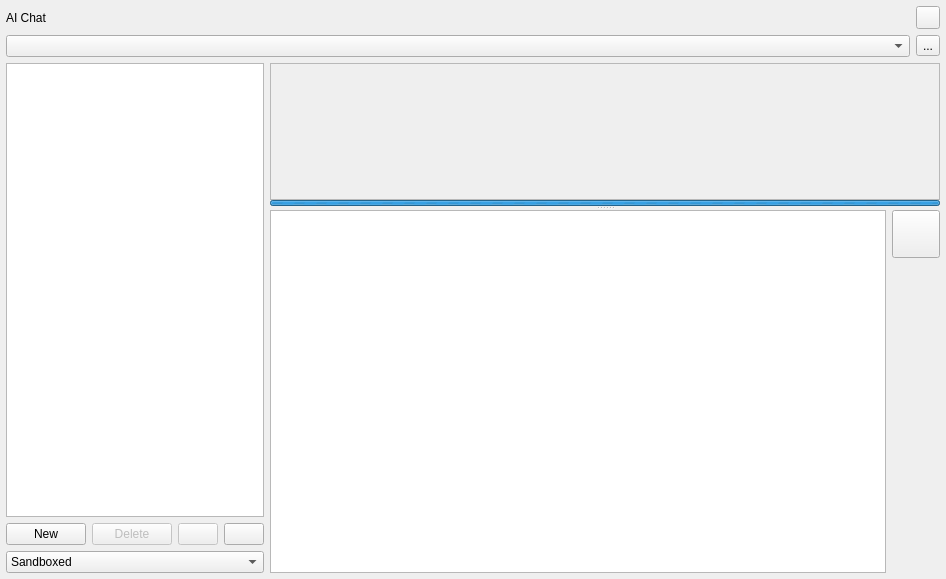
<?xml version="1.0" encoding="UTF-8"?>
<ui version="4.0">
 <class>Dialog_ai_chat</class>
 <widget class="QDialog" name="Dialog_ai_chat">
  <property name="geometry">
   <rect>
    <x>0</x>
    <y>0</y>
    <width>946</width>
    <height>579</height>
   </rect>
  </property>
  <property name="sizePolicy">
   <sizepolicy hsizetype="Preferred" vsizetype="Expanding">
    <horstretch>0</horstretch>
    <verstretch>0</verstretch>
   </sizepolicy>
  </property>
  <property name="windowTitle">
   <string>AI Chat</string>
  </property>
  <layout class="QGridLayout" name="gridLayout">
   <property name="leftMargin">
    <number>6</number>
   </property>
   <property name="topMargin">
    <number>6</number>
   </property>
   <property name="rightMargin">
    <number>6</number>
   </property>
   <property name="bottomMargin">
    <number>6</number>
   </property>
   <property name="horizontalSpacing">
    <number>6</number>
   </property>
   <item row="3" column="0">
    <widget class="QWidget" name="widget_left" native="true">
     <property name="sizePolicy">
      <sizepolicy hsizetype="Fixed" vsizetype="Preferred">
       <horstretch>0</horstretch>
       <verstretch>0</verstretch>
      </sizepolicy>
     </property>
     <layout class="QVBoxLayout" name="verticalLayout_2">
      <property name="spacing">
       <number>0</number>
      </property>
      <property name="leftMargin">
       <number>0</number>
      </property>
      <property name="topMargin">
       <number>0</number>
      </property>
      <property name="rightMargin">
       <number>0</number>
      </property>
      <property name="bottomMargin">
       <number>0</number>
      </property>
      <item>
       <widget class="QTreeView" name="treeView_chat_list">
        <property name="rootIsDecorated">
         <bool>false</bool>
        </property>
        <attribute name="headerVisible">
         <bool>false</bool>
        </attribute>
       </widget>
      </item>
      <item>
       <widget class="QWidget" name="widget_left_buttons" native="true">
        <layout class="QGridLayout" name="gridLayout_2">
         <property name="leftMargin">
          <number>0</number>
         </property>
         <property name="topMargin">
          <number>6</number>
         </property>
         <property name="rightMargin">
          <number>0</number>
         </property>
         <property name="bottomMargin">
          <number>0</number>
         </property>
         <item row="0" column="1">
          <widget class="QPushButton" name="pushButton_delete">
           <property name="enabled">
            <bool>false</bool>
           </property>
           <property name="toolTip">
            <string>Delete the selected chat</string>
           </property>
           <property name="text">
            <string>Delete</string>
           </property>
          </widget>
         </item>
         <item row="0" column="2">
          <widget class="QPushButton" name="pushButton_undo">
           <property name="enabled">
            <bool>false</bool>
           </property>
           <property name="sizePolicy">
            <sizepolicy hsizetype="Fixed" vsizetype="Fixed">
             <horstretch>0</horstretch>
             <verstretch>0</verstretch>
            </sizepolicy>
           </property>
           <property name="toolTip">
            <string>Selectively undo AI induced changes</string>
           </property>
           <property name="text">
            <string/>
           </property>
          </widget>
         </item>
         <item row="0" column="3">
          <widget class="QPushButton" name="pushButton_help">
           <property name="sizePolicy">
            <sizepolicy hsizetype="Fixed" vsizetype="Fixed">
             <horstretch>0</horstretch>
             <verstretch>0</verstretch>
            </sizepolicy>
           </property>
           <property name="toolTip">
            <string>Help</string>
           </property>
           <property name="text">
            <string/>
           </property>
           <property name="iconSize">
            <size>
             <width>16</width>
             <height>16</height>
            </size>
           </property>
          </widget>
         </item>
         <item row="0" column="0">
          <widget class="QPushButton" name="pushButton_new_analysis">
           <property name="toolTip">
            <string>Create a new chat</string>
           </property>
           <property name="text">
            <string>New</string>
           </property>
          </widget>
         </item>
         <item row="1" column="0" colspan="4">
          <widget class="QComboBox" name="comboBox_ai_permissions">
           <property name="toolTip">
            <string>Define what the AI agent is allowed to do in your project:
- Read-only: The AI agent cannot make any changes.
- Sandboxed (default): The AI agent cannot make changes to your codes and memos, but it can create its own.
- Full access: The AI agent can change everything, but will usually ask for confirmation first.</string>
           </property>
           <property name="styleSheet">
            <string notr="true">background-color: palette(window);</string>
           </property>
           <property name="currentIndex">
            <number>1</number>
           </property>
           <item>
            <property name="text">
             <string>Read-only</string>
            </property>
           </item>
           <item>
            <property name="text">
             <string>Sandboxed</string>
            </property>
           </item>
           <item>
            <property name="text">
             <string>Full access</string>
            </property>
           </item>
          </widget>
         </item>
        </layout>
       </widget>
      </item>
     </layout>
    </widget>
   </item>
   <item row="0" column="0" colspan="2">
    <widget class="QWidget" name="widget_top" native="true">
     <property name="enabled">
      <bool>true</bool>
     </property>
     <property name="minimumSize">
      <size>
       <width>0</width>
       <height>0</height>
      </size>
     </property>
     <layout class="QGridLayout" name="gridLayout_3">
      <property name="leftMargin">
       <number>0</number>
      </property>
      <property name="topMargin">
       <number>0</number>
      </property>
      <property name="rightMargin">
       <number>0</number>
      </property>
      <property name="bottomMargin">
       <number>0</number>
      </property>
      <item row="0" column="2">
       <widget class="QToolButton" name="toolButton_close_sidebar">
        <property name="toolTip">
         <string>Enlarge AI Chat</string>
        </property>
        <property name="text">
         <string/>
        </property>
       </widget>
      </item>
      <item row="0" column="0">
       <widget class="QLabel" name="label">
        <property name="text">
         <string>AI Chat</string>
        </property>
       </widget>
      </item>
      <item row="1" column="0" colspan="2">
       <widget class="QComboBox" name="comboBox_ai_chats">
        <property name="styleSheet">
         <string notr="true">background-color: palette(window);</string>
        </property>
       </widget>
      </item>
      <item row="1" column="2">
       <widget class="QToolButton" name="toolButton_edit_title">
        <property name="text">
         <string>...</string>
        </property>
       </widget>
      </item>
     </layout>
    </widget>
   </item>
   <item row="3" column="1">
    <widget class="QWidget" name="widget_chat" native="true">
     <property name="sizePolicy">
      <sizepolicy hsizetype="Expanding" vsizetype="Expanding">
       <horstretch>0</horstretch>
       <verstretch>0</verstretch>
      </sizepolicy>
     </property>
     <layout class="QVBoxLayout" name="verticalLayout_4">
      <property name="spacing">
       <number>6</number>
      </property>
      <property name="leftMargin">
       <number>0</number>
      </property>
      <property name="topMargin">
       <number>0</number>
      </property>
      <property name="rightMargin">
       <number>0</number>
      </property>
      <property name="bottomMargin">
       <number>0</number>
      </property>
      <item>
       <widget class="QSplitter" name="splitter_ai_output">
        <property name="orientation">
         <enum>Qt::Vertical</enum>
        </property>
        <property name="childrenCollapsible">
         <bool>false</bool>
        </property>
        <widget class="QWidget" name="widget_ai_output" native="true">
         <layout class="QVBoxLayout" name="verticalLayout_3">
          <property name="spacing">
           <number>0</number>
          </property>
          <property name="leftMargin">
           <number>0</number>
          </property>
          <property name="topMargin">
           <number>0</number>
          </property>
          <property name="rightMargin">
           <number>0</number>
          </property>
          <property name="bottomMargin">
           <number>0</number>
          </property>
          <item>
           <widget class="QScrollArea" name="scrollArea_ai_output">
            <property name="widgetResizable">
             <bool>true</bool>
            </property>
            <widget class="QWidget" name="scrollArea_ai_output_contents">
             <property name="geometry">
              <rect>
               <x>0</x>
               <y>0</y>
               <width>670</width>
               <height>137</height>
              </rect>
             </property>
             <layout class="QVBoxLayout" name="verticalLayout">
              <property name="leftMargin">
               <number>18</number>
              </property>
              <property name="topMargin">
               <number>6</number>
              </property>
              <property name="rightMargin">
               <number>18</number>
              </property>
              <property name="bottomMargin">
               <number>6</number>
              </property>
              <item>
               <widget class="QLabel" name="ai_output">
                <property name="sizePolicy">
                 <sizepolicy hsizetype="Preferred" vsizetype="Expanding">
                  <horstretch>0</horstretch>
                  <verstretch>0</verstretch>
                 </sizepolicy>
                </property>
                <property name="autoFillBackground">
                 <bool>false</bool>
                </property>
                <property name="inputMethodHints">
                 <set>Qt::ImhNone</set>
                </property>
                <property name="frameShape">
                 <enum>QFrame::NoFrame</enum>
                </property>
                <property name="frameShadow">
                 <enum>QFrame::Sunken</enum>
                </property>
                <property name="text">
                 <string/>
                </property>
                <property name="textFormat">
                 <enum>Qt::RichText</enum>
                </property>
                <property name="scaledContents">
                 <bool>false</bool>
                </property>
                <property name="alignment">
                 <set>Qt::AlignBottom|Qt::AlignLeading|Qt::AlignLeft</set>
                </property>
                <property name="wordWrap">
                 <bool>true</bool>
                </property>
                <property name="margin">
                 <number>6</number>
                </property>
                <property name="textInteractionFlags">
                 <set>Qt::LinksAccessibleByKeyboard|Qt::LinksAccessibleByMouse|Qt::TextBrowserInteraction|Qt::TextSelectableByKeyboard|Qt::TextSelectableByMouse</set>
                </property>
               </widget>
              </item>
             </layout>
            </widget>
           </widget>
          </item>
          <item>
           <widget class="QProgressBar" name="progressBar_ai">
            <property name="minimumSize">
             <size>
              <width>0</width>
              <height>6</height>
             </size>
            </property>
            <property name="maximumSize">
             <size>
              <width>16777215</width>
              <height>6</height>
             </size>
            </property>
            <property name="maximum">
             <number>0</number>
            </property>
            <property name="value">
             <number>0</number>
            </property>
            <property name="textVisible">
             <bool>false</bool>
            </property>
           </widget>
          </item>
         </layout>
        </widget>
        <widget class="QWidget" name="widget_question" native="true">
         <layout class="QHBoxLayout" name="horizontalLayout_2">
          <property name="sizeConstraint">
           <enum>QLayout::SetDefaultConstraint</enum>
          </property>
          <property name="leftMargin">
           <number>0</number>
          </property>
          <property name="topMargin">
           <number>0</number>
          </property>
          <property name="rightMargin">
           <number>0</number>
          </property>
          <property name="bottomMargin">
           <number>0</number>
          </property>
          <item>
           <widget class="QPlainTextEdit" name="plainTextEdit_question">
            <property name="sizePolicy">
             <sizepolicy hsizetype="Expanding" vsizetype="Expanding">
              <horstretch>0</horstretch>
              <verstretch>0</verstretch>
             </sizepolicy>
            </property>
            <property name="maximumSize">
             <size>
              <width>16777215</width>
              <height>16777215</height>
             </size>
            </property>
            <property name="toolTip">
             <string>Enter your question here and press Enter to continue the chat</string>
            </property>
            <property name="plainText">
             <string/>
            </property>
            <property name="placeholderText">
             <string/>
            </property>
           </widget>
          </item>
          <item>
           <widget class="QWidget" name="widget_question_button" native="true">
            <property name="sizePolicy">
             <sizepolicy hsizetype="Fixed" vsizetype="Expanding">
              <horstretch>0</horstretch>
              <verstretch>0</verstretch>
             </sizepolicy>
            </property>
            <property name="minimumSize">
             <size>
              <width>24</width>
              <height>0</height>
             </size>
            </property>
            <layout class="QVBoxLayout" name="verticalLayout_5">
             <property name="leftMargin">
              <number>0</number>
             </property>
             <property name="topMargin">
              <number>0</number>
             </property>
             <property name="rightMargin">
              <number>0</number>
             </property>
             <property name="bottomMargin">
              <number>0</number>
             </property>
             <item>
              <widget class="QPushButton" name="pushButton_question">
               <property name="sizePolicy">
                <sizepolicy hsizetype="Minimum" vsizetype="Minimum">
                 <horstretch>0</horstretch>
                 <verstretch>0</verstretch>
                </sizepolicy>
               </property>
               <property name="minimumSize">
                <size>
                 <width>24</width>
                 <height>24</height>
                </size>
               </property>
               <property name="maximumSize">
                <size>
                 <width>48</width>
                 <height>48</height>
                </size>
               </property>
               <property name="font">
                <font>
                 <pointsize>30</pointsize>
                </font>
               </property>
               <property name="text">
                <string/>
               </property>
               <property name="iconSize">
                <size>
                 <width>24</width>
                 <height>24</height>
                </size>
               </property>
               <property name="flat">
                <bool>false</bool>
               </property>
              </widget>
             </item>
             <item>
              <spacer name="verticalSpacer">
               <property name="orientation">
                <enum>Qt::Vertical</enum>
               </property>
               <property name="sizeHint" stdset="0">
                <size>
                 <width>24</width>
                 <height>40</height>
                </size>
               </property>
              </spacer>
             </item>
            </layout>
           </widget>
          </item>
         </layout>
        </widget>
       </widget>
      </item>
     </layout>
    </widget>
   </item>
  </layout>
 </widget>
 <resources/>
 <connections/>
</ui>
